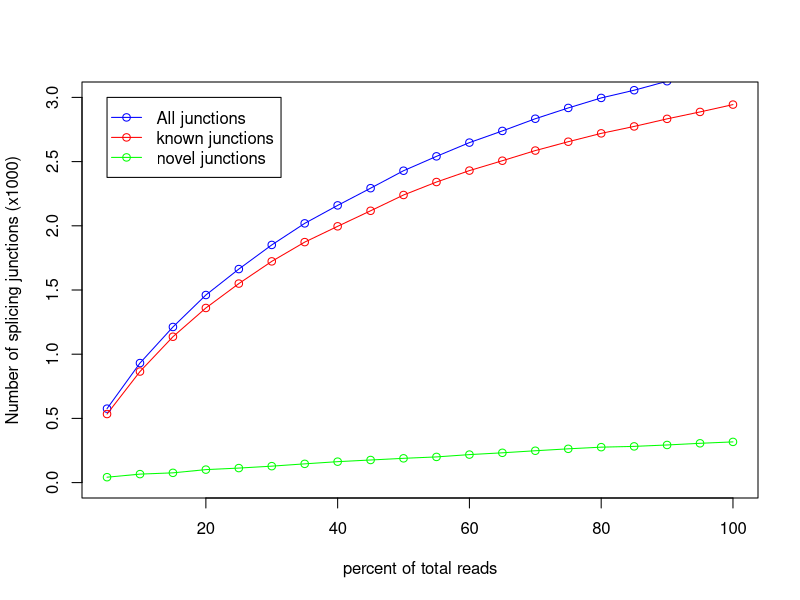

Write R code to recreate this figure.
pdf('rustqc/rseqc/junction_saturation/test.junctionSaturation_plot.pdf')
x=c(5,10,15,20,25,30,35,40,45,50,55,60,65,70,75,80,85,90,95,100)
y=c(534,865,1136,1360,1550,1723,1873,1996,2117,2240,2341,2430,2507,2586,2655,2720,2774,2833,2887,2944)
z=c(576,931,1212,1461,1663,1851,2019,2159,2293,2429,2541,2648,2739,2834,2918,2996,3056,3126,3193,3261)
w=c(42,66,76,101,113,128,146,163,176,189,200,218,232,248,263,276,282,293,306,317)
m=max(3,3,0)
n=min(0,0,0)
plot(x,z/1000,xlab='percent of total reads',ylab='Number of splicing junctions (x1000)',type='o',col='blue',ylim=c(n,m))
points(x,y/1000,type='o',col='red')
points(x,w/1000,type='o',col='green')
legend(5,3, legend=c("All junctions","known junctions", "novel junctions"),col=c("blue","red","green"),lwd=1,pch=1)
dev.off()
